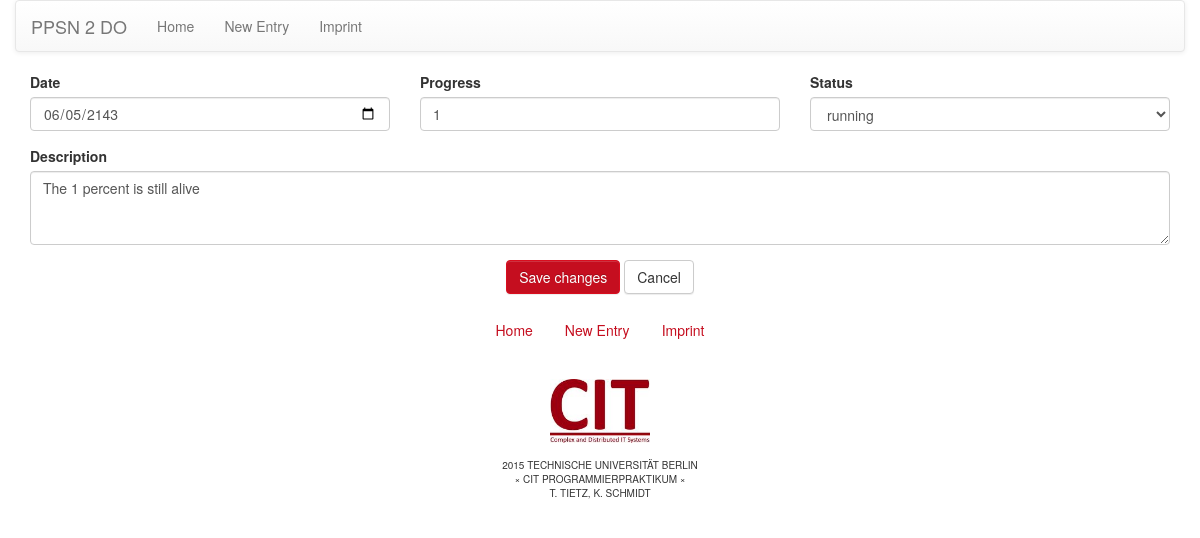
The app's page /todo/edit/48/, older data.
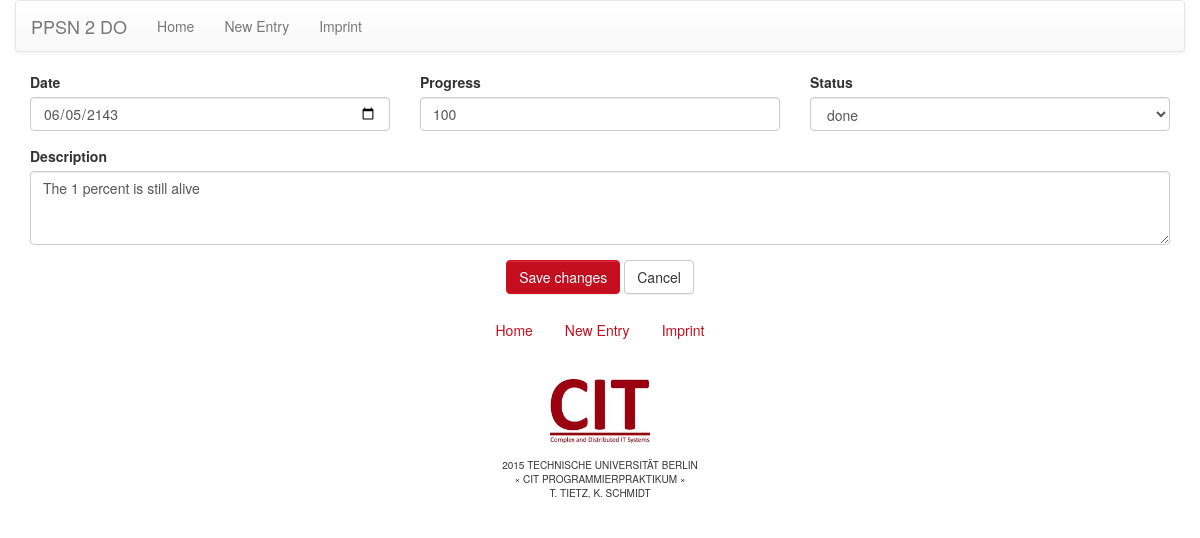
The same page, newer data.
### todo/models.py (models this page shows, shortened)
class Task(models.Model):
    TASK_STATUS = (
        ('C', 'Cancelled'),
        ('D', 'Done'),
        ('I', 'Important'),
        ('R', 'Running'),
    )
    pub_date = models.DateTimeField("Task published", default=timezone.now)
    task_deadline = models.DateField("Task deadline", default=datetime.datetime.now)
    task_desc = models.CharField("Task description", max_length=500)
    task_progress = models.PositiveSmallIntegerField("Task progress", default=0)
    task_status = models.CharField("Task status", max_length=1, choices=TASK_STATUS, default="R")

### todo/views.py (the view)
def edit(request, task_id):
    t = get_object_or_404(Task, pk=task_id)
    if request.method == 'POST':
        if ( request.POST['description'] == '' ) :
            return render(request, 'todo/editEntry.html', {
                'task': t,
                'warn_message': 'Sorry, missing description. Try again!',
            })
        else :
            try:
                s = request.POST['status']
                p = int(request.POST.get('progress', 0))
                if ( s == 'cancelled' ) : s = 'C'
                elif ( s == 'done' ) : s = 'D'
                elif ( s == 'important' ) : s = 'I'
                else : s = 'R'
                if ( str(p) == '' ) : p = 0
                elif ( p == 100 and s != 'D' ) :
                    s = 'D'
                elif ( p != 100 and s == 'D' ) :
                    p = 100
                t.task_deadline = datetime.datetime.strptime(request.POST['deadline'], "%Y-%m-%d")
            except (KeyError):
                return render(request, 'todo/editEntry.html', {
                    'task': t,
                    'info_message': "Doesn't work.",
                })
            except (ValueError):
                return render(request, 'todo/editEntry.html', {
                    'task': t,
                    'warn_message': "Sorry, missing or wrong value (date or progress). Try again!",
                })
            else:
                t.task_desc, t.task_progress, t.task_status = request.POST['description'], p, s
                t.save()
                return render(request, 'todo/editEntry.html', {
                    'task': t,
                    'info_message': "Task updated successfully.",
                })
    else:
        return render(request, 'todo/editEntry.html', { 'task': t, })

### todo/templates/todo/editEntry.html (shortened to what this page needs)
<!doctype html>
<html>
<head>
{% load staticfiles %}
<link href="{% static 'todo/css/normalize.css' %}" rel="stylesheet" type="text/css">
<link href="{% static 'todo/css/bootstrap-theme.css' %}" rel="stylesheet" type="text/css">
<link href="{% static 'todo/css/bootstrap.css' %}" rel="stylesheet" type="text/css">
<link href="{% static 'todo/css/style.css' %}" rel="stylesheet" type="text/css">
</head>
<body id="page">
<div class="container">
  <header class="row">
    <nav class="navbar navbar-default">
      <div class="container-fluid">
        <div class="navbar-header"><a class="navbar-brand" href="{% url 'todo:index' %}">PPSN 2 DO</a></div>
        <div class="navbar-collapse">
          <ul class="nav navbar-nav">
            <li><a href="{% url 'todo:index' %}">Home</a></li>
            <li><a href="{% url 'todo:create' %}">New Entry</a></li>
            <li><a href="{% url 'todo:imprint' %}">Imprint</a></li>
          </ul>
        </div>
      </div>
    </nav>
  </header>
  <div class="row" id="content">
    <form action="{% url 'todo:edit' task.id %}" method="post">
      <div class="col-xs-12 col-sm-4 form-group">
        <label for="deadlineInput">Date</label>
        <input type="date" class="form-control" id="deadlineInput" name="deadline" value="{{ task.task_deadline|date:"Y-m-d" }}">
      </div>
      <div class="col-xs-6 col-sm-4 form-group">
        <label for="progInput">Progress</label>
        <input type="number" class="form-control" id="progInput" name="progress" min="0" max="100" placeholder="Progress in % ..." value="{{ task.task_progress }}">
      </div>
      <div class="col-xs-6 col-sm-4 form-group">
        <label for="statSelect">Status</label>
        <select class="form-control" id="statSelect" name="status">
          <option{% if task.task_status == 'R' %} selected{% endif %}>running</option>
          <option{% if task.task_status == 'D' %} selected{% endif %}>done</option>
        </select>
      </div>
      <div class="col-xs-12 form-group">
        <label for="descInput">Description</label>
        <textarea class="form-control" id="descInput" name="description" placeholder="Describe your task ..." rows="3">{{ task.task_desc }}</textarea>
      </div>
      <div class="col-xs-12 form-group text-center">
        <button type="submit" class="btn btn-primary" id="saveButton">Save changes</button>
        <button type="button" class="btn btn-default" id="cancelButton" onclick="location.href = '{% url 'todo:index' %}'">Cancel</button>
      </div>
    </form>
  </div>
  <footer class="row text-center">
    <nav class="col-xs-12 navbar">
      <ul class="nav nav-pills" style="display: inline-block !important">
        <li><a href="{% url 'todo:index' %}">Home</a></li>
        <li><a href="{% url 'todo:create' %}">New Entry</a></li>
        <li><a href="{% url 'todo:imprint' %}">Imprint</a></li>
      </ul>
    </nav>
    <p class="col-xs-12 copy text-uppercase"> <a href="https://www.cit.tu-berlin.de/"><img alt="Complex and Distributed IT Systems" src="{% static 'todo/img/cit_logo.jpg' %}" width="100"></a><br>
      <br>
      2015 Technische Universit&auml;t Berlin<br>
      &times; CIT Programmierpraktikum &times;<br>
      T. Tietz, K. Schmidt</p>
  </footer>
</div>
</body>
</html>

Row changes from the older to the newer data that the page shows:
changed Task "The 1 percent is still alive": progress "1" → "100"; status "running" → "done"
